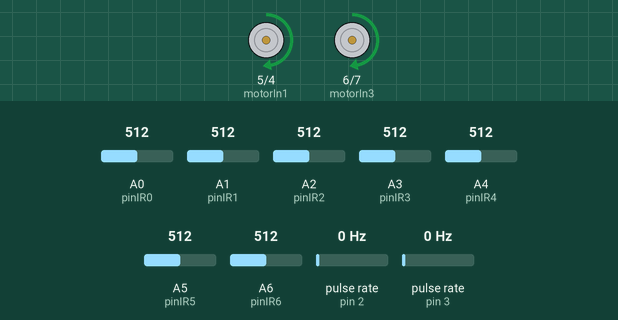
Bench run of a sketch on a simulated Arduino Nano, built with avr-gcc and run on an emulated ATmega328P. Parts: motor-driver pin pairs drawn as motors (green arrow = first pin HIGH = forward, orange = second pin HIGH = backward, longer = more drive). Wiring (inferred from the names in the program): 2 × pulse sensor: data pin 2 / data pin 3. The inputs (shaded band) are chosen by the test bench; at power-on: pulse rate (sensors on pin 2, pin 3) 0 Hz, A5 (pinIR5) = 512, A0 (pinIR0) = 512, A1 (pinIR1) = 512, A2 (pinIR2) = 512, A3 (pinIR3) = 512, A4 (pinIR4) = 512, A6 (pinIR6) = 512. What the sketch prints to the serial monitor is not drawn.

Above: at 1.2 s.
1.3 s: pulse rate (sensor on pin 2) set to 4 Hz
4.3 s: pulse rate (sensor on pin 3) set to 4 Hz
7.3 s: A5 (pinIR5) set to 716
Timing chart, 0 to 10.3 s (numbered marks = the images above; inputs shaded):
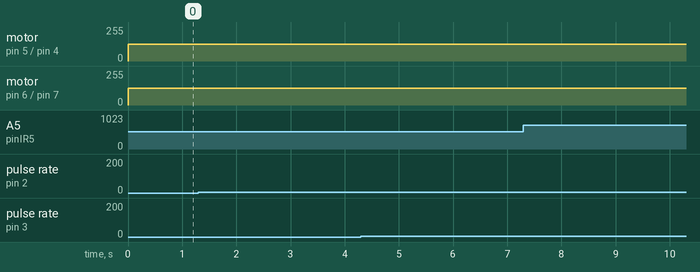

The sketch:

PID_Line.ino
```cpp
int motorIn1 = 5;
int motorIn2 = 4;
int motorIn3 = 6;
int motorIn4 = 7;
int motorEn = 1;
int encoder1 = 2;
int encoder2 = 3;

const int pinIR0 = A0;
const int pinIR1 = A1;
const int pinIR2 = A2;
const int pinIR3 = A3;
const int pinIR4 = A4;
const int pinIR5 = A5;
const int pinIR6 = A6;
int IRvalue[7];
float a0 = 2.61;
float b0 = 33;
float a1 = 1.18;
float b1 = 33;
float a2 = 0.91;
float b2 = 33;
float a3 = 1.63;
float b3 = 33;
float a4 = 1.5;
float b4 = 33;
float a5 = 2.2;
float b5 = 33;
float a6 = 1.3;
float b6 = 33;
float Kp = 0;
float Ki = 0;
float Kd = 0;
float pre_Err;

float counter1;
float count1;
float pre_count1;
float counter2;
float count2;
float pre_count2;
float rpm1;
float rpm2;

float set_rpm  = 150;
float left_rpm;
float right_rpm;

float left_pwm;
float right_pwm;

float left_pre_Err;
float Kp_left = 0.1 ;
float Ki_left = 0;
float Kd_left = 0;

float right_pre_Err;
float Kp_right = 0.1 ;
float Ki_right = 0;
float Kd_right = 0;

unsigned int Ts; // Sampling time
static uint32_t pre_mil;

unsigned int count = 0;
void Motor_PID_Left(float Va_rel, unsigned long Va_pur  )
{
  float Err = Va_pur - Va_rel; //tinh error
  float pPart = Kp_left*Err;
  float dPart = Kd_left*(Err - left_pre_Err);
  float iPart = Ki_left*(Err + left_pre_Err);
  float PID_val = pPart + dPart + iPart;
  left_pre_Err = Err; //luu lai gia tri error
  left_pwm = (0.8*left_rpm - 7.7) + PID_val;
}
void Motor_PID_Right(float Va_rel, unsigned long Va_pur  )
{
  float Err = Va_pur - Va_rel; //tinh error
  float pPart = Kp_right*Err;
  float dPart = Kd_right*(Err - right_pre_Err);
  float iPart = Ki_right*(Err + right_pre_Err);
  float PID_val = pPart + dPart + iPart;
  right_pre_Err = Err; //luu lai gia tri error
  right_pwm = (0.833*right_rpm - 13) + PID_val;
}

void setup() {
  Serial.begin(9600);
  pinMode(motorIn1, OUTPUT);
  pinMode(motorIn2, OUTPUT);
  pinMode(motorIn3, OUTPUT);
  pinMode(motorIn4, OUTPUT);
  pinMode(motorEn, OUTPUT);
  pinMode(encoder1, INPUT);
  pinMode(encoder2, INPUT);

  digitalWrite(motorIn2, LOW);
  digitalWrite(motorIn4, LOW);
  digitalWrite(motorEn, HIGH);

  attachInterrupt(0,countpulse1,RISING);
  attachInterrupt(1,countpulse2,RISING);

  pinMode(pinIR0,INPUT);
  pinMode(pinIR1,INPUT);
  pinMode(pinIR2,INPUT);
  pinMode(pinIR3,INPUT);
  pinMode(pinIR4,INPUT);
  pinMode(pinIR5,INPUT);
  pinMode(pinIR6,INPUT);

}

void countpulse1(){
        counter1++;
}

void countpulse2(){
        counter2++;
}

void get_rpm(){
  Ts =  millis() - pre_mil;

  count1 = counter1 - pre_count1;
  count2 = counter2 - pre_count2;
  pre_count1 = counter1;
  pre_count2 = counter2;


  rpm1 = (count1/374)/(Ts * 0.001 * 1/60);
  rpm2 = (count2/374)/(Ts * 0.001 * 1/60);

  pre_mil += Ts;

//  Serial.print(rpm2, 2);
//  Serial.print("_");
//  Serial.println(rpm1, 2);
//  Serial.println(Ts);
}

void read_sensor(){
  IRvalue[0] = analogRead(pinIR0);
  IRvalue[1] = analogRead(pinIR1);
  IRvalue[2] = analogRead(pinIR2);
  IRvalue[3] = analogRead(pinIR3);
  IRvalue[4] = analogRead(pinIR4);
  IRvalue[5] = analogRead(pinIR5);
  IRvalue[6] = analogRead(pinIR6);
}

float calc_line(){
  float y0 = a0*IRvalue[0] + b0;
  float y1 = a1*IRvalue[1] + b1;
  float y2 = a2*IRvalue[2] + b2;
  float y3 = a3*IRvalue[3] + b3;
  float y4 = a4*IRvalue[4] + b4;
  float y5 = a5*IRvalue[5] + b5;
  float y6 = a6*IRvalue[6] + b6;
  float sum = y0 + y1 + y2 + y3 + y4 + y5 + y6;
  float center = (-6*y0 + -4*y1 + -2*y2 + 0*y3 + 2*y4 + 4*y5 + 6*y6)/sum;
  Serial.println(center);
  return center;
}

void Line_PID(float Va_rel, unsigned long Va_pur  )
{
  float Err = Va_pur - Va_rel; //tinh error
  float pPart = Kp*Err;
  float dPart = Kd*(Err - pre_Err);
  float iPart = Ki*(Err + pre_Err);
  float PID_val = pPart + dPart + iPart;
  pre_Err = Err; //luu lai gia tri error
  left_rpm = set_rpm + PID_val;
  right_rpm = set_rpm - PID_val;
}

void loop() {
  if(count == 10) {
    read_sensor();
    Line_PID(calc_line(),0);
    get_rpm();
    Motor_PID_Left(rpm2, left_rpm);
    Motor_PID_Right(rpm1, right_rpm);
    count = 0;
  }
  analogWrite(motorIn1, left_pwm); // Send PWM signal to L298N In1 pin
  analogWrite(motorIn3, right_pwm); // Send PWM signal to L298N In3 pin
  count ++;

}
```
